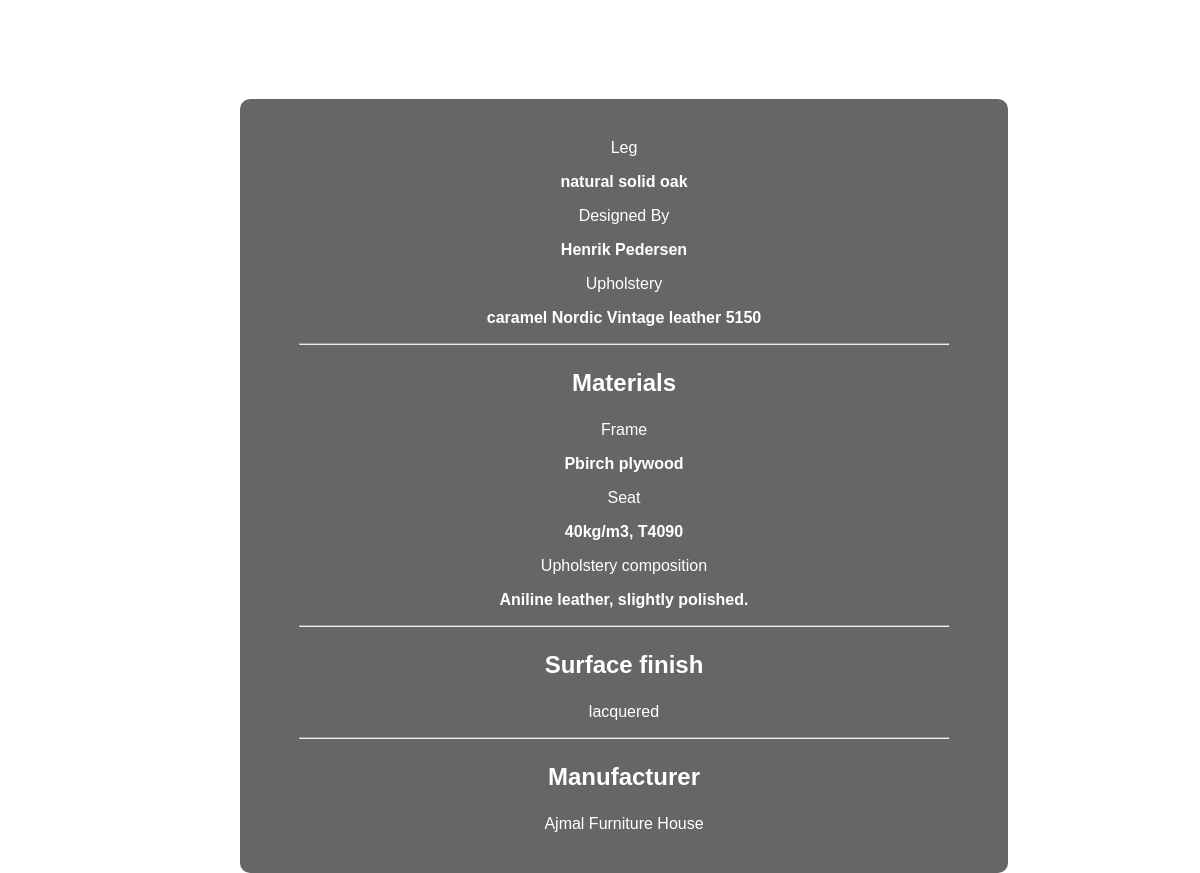
Screenshot of /HtmlFiles/DiningChairProductDetails.php with the database file from the repository.
### tables this page shows
CREATE TABLE `diningchairproductdetails` (
  `id` int(11) NOT NULL,
  `leg` varchar(100) DEFAULT NULL,
  `designed_by` varchar(100) DEFAULT NULL,
  `upholstery` varchar(100) DEFAULT NULL,
  `frame_material` varchar(100) DEFAULT NULL,
  `seat_material` varchar(100) DEFAULT NULL,
  `upholstery_composition` varchar(255) DEFAULT NULL,
  `surface_finish` varchar(100) DEFAULT NULL,
  `manufacturer` varchar(100) DEFAULT NULL
);

### PhpFiles/DiningChairProduct.php (the view)
<?php
function getDiningChairProductDetails($conn) {
    $sql = "SELECT * FROM diningchairproductdetails LIMIT 1";
    $result = mysqli_query($conn, $sql);
    if ($result && mysqli_num_rows($result) > 0) {
        $row = mysqli_fetch_assoc($result);
        echo '
        <p style="color: white;">Leg</p>
        <strong><p>' . htmlspecialchars($row['leg']) . '</p></strong>
        <p style="color: white;">Designed By</p>
        <strong><p>' . htmlspecialchars($row['designed_by']) . '</p></strong>
        <p style="color: white;">Upholstery</p>
        <strong><p>' . htmlspecialchars($row['upholstery']) . '</p></strong>
        <hr style="width: 90%;">
        <h3 style="font-size: 24px;">Materials</h3>
        <p style="color: white;">Frame</p>
        <strong><p>' . htmlspecialchars($row['frame_material']) . '</p></strong>
        <p style="color: white;">Seat</p>
        <strong><p>' . htmlspecialchars($row['seat_material']) . '</p></strong>
        <p style="color: white;">Upholstery composition</p>
        <strong><p>' . htmlspecialchars($row['upholstery_composition']) . '</p></strong>
        <hr style="width: 90%;">
        <h3 style="font-size: 24px;">Surface finish</h3>
        <p style="color: white;">' . htmlspecialchars($row['surface_finish']) . '</p>
        <hr style="width: 90%;">
        <h3 style="font-size: 24px;">Manufacturer</h3>
        <p style="color: white;">' . htmlspecialchars($row['manufacturer']) . '</p>';
    } else {
        echo "<p style='color: white;'>No product details found.</p>";
    }
}
?>

### HtmlFiles/DiningChairProductDetails.php (style rules this page uses)
body { text-align: center; font-family: Arial, sans-serif; color: white; margin: 0; padding: 0; position: relative; overflow: hidden; }

### rows the page displays
diningchairproductdetails: leg "natural solid oak", designed_by "Henrik Pedersen", upholstery "caramel Nordic Vintage leather 5150", frame_material "Pbirch plywood", seat_material "40kg/m3, T4090", upholstery_composition "Aniline leather, slightly polished.", surface_finish "lacquered", manufacturer "Ajmal Furniture House"
